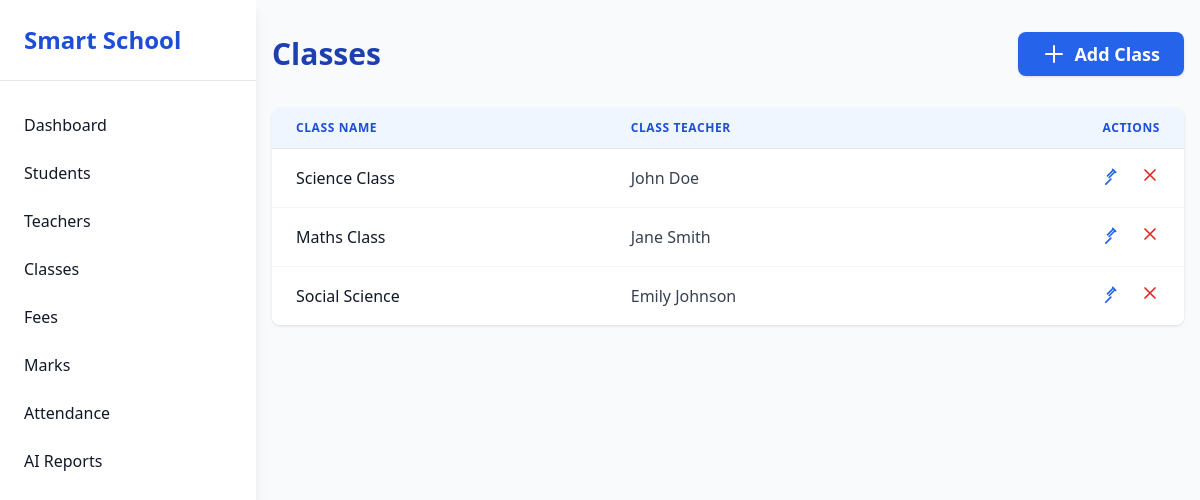
/classes/, run on the app's committed database.
### classes/models.py (models this page shows, shortened)
class Class(models.Model):
    name = models.CharField(max_length=100)
    class_teacher = models.ForeignKey(Teacher, on_delete=models.SET_NULL, null=True, blank=True, related_name='classes')

### teachers/models.py (models this page shows)
class Teacher(models.Model):
    first_name = models.CharField(max_length=100)
    last_name = models.CharField(max_length=100)
    subject = models.CharField(max_length=100)
    def __str__(self):
        return f"{self.first_name} {self.last_name}"

### classes/views.py (the view)
# urls.py: path('classes/', classes_views.classes_list, name='classes'),
def classes_list(request):
    classes = Class.objects.select_related('class_teacher').all()
    return render(request, 'classes.html', {'classes': classes})

### templates/classes.html (shortened to what this page needs)
{% extends 'base.html' %}
{% block content %}
<div class="container mx-auto px-4 py-8">
    <div class="flex items-center justify-between mb-8">
        <h1 class="text-3xl font-extrabold text-blue-800">Classes</h1>
        <a href="{% url 'add_class' %}" class="bg-blue-600 text-white px-6 py-2 rounded-lg shadow hover:bg-blue-700 transition flex items-center font-semibold text-lg">
            <svg class="w-6 h-6 mr-2" fill="none" stroke="currentColor" stroke-width="2" viewBox="0 0 24 24"><path stroke-linecap="round" stroke-linejoin="round" d="M12 4v16m8-8H4"/></svg>
            Add Class
        </a>
    </div>
    <div class="overflow-x-auto rounded-lg shadow">
        <table class="min-w-full bg-white divide-y divide-gray-200">
            <thead class="bg-blue-50">
                <tr>
                    <th class="px-6 py-3 text-left text-xs font-bold text-blue-700 uppercase tracking-wider">Class Name</th>
                    <th class="px-6 py-3 text-left text-xs font-bold text-blue-700 uppercase tracking-wider">Class Teacher</th>
                    <th class="px-6 py-3 text-right text-xs font-bold text-blue-700 uppercase tracking-wider">Actions</th>
                </tr>
            </thead>
            <tbody class="divide-y divide-gray-100">
                {% for class_obj in classes %}
                <tr class="hover:bg-blue-100 transition">
                    <td class="px-6 py-4 whitespace-nowrap font-medium text-gray-900">{{ class_obj.name }}</td>
                    <td class="px-6 py-4 whitespace-nowrap text-gray-700">{{ class_obj.class_teacher|default:'—' }}</td>
                    <td class="px-6 py-4 whitespace-nowrap text-right">
                        <a href="{% url 'edit_class' class_obj.pk %}" class="inline-flex items-center text-blue-600 hover:text-blue-800 mr-4" title="Edit">
                            <svg class="w-5 h-5" fill="none" stroke="currentColor" stroke-width="2" viewBox="0 0 24 24"><path stroke-linecap="round" stroke-linejoin="round" d="M15.232 5.232l3.536 3.536M9 13l6-6m2 2l-6 6m2 2l-6 6m2 2l-6 6"/></svg>
                        </a>
                        <a href="{% url 'delete_class' class_obj.pk %}" class="inline-flex items-center text-red-600 hover:text-red-800" title="Delete">
                            <svg class="w-5 h-5" fill="none" stroke="currentColor" stroke-width="2" viewBox="0 0 24 24"><path stroke-linecap="round" stroke-linejoin="round" d="M6 18L18 6M6 6l12 12"/></svg>
                        </a>
                    </td>
                </tr>
                {% empty %}
                <tr>
                    <td colspan="3" class="px-6 py-4 text-center text-gray-400">No classes found.</td>
                </tr>
                {% endfor %}
            </tbody>
        </table>
    </div>
</div>
{% endblock %}

### data on the page
Class: name "Science Class", class_teacher "John Doe"
Class: name "Maths Class", class_teacher "Jane Smith"
Class: name "Social Science", class_teacher "Emily Johnson"
